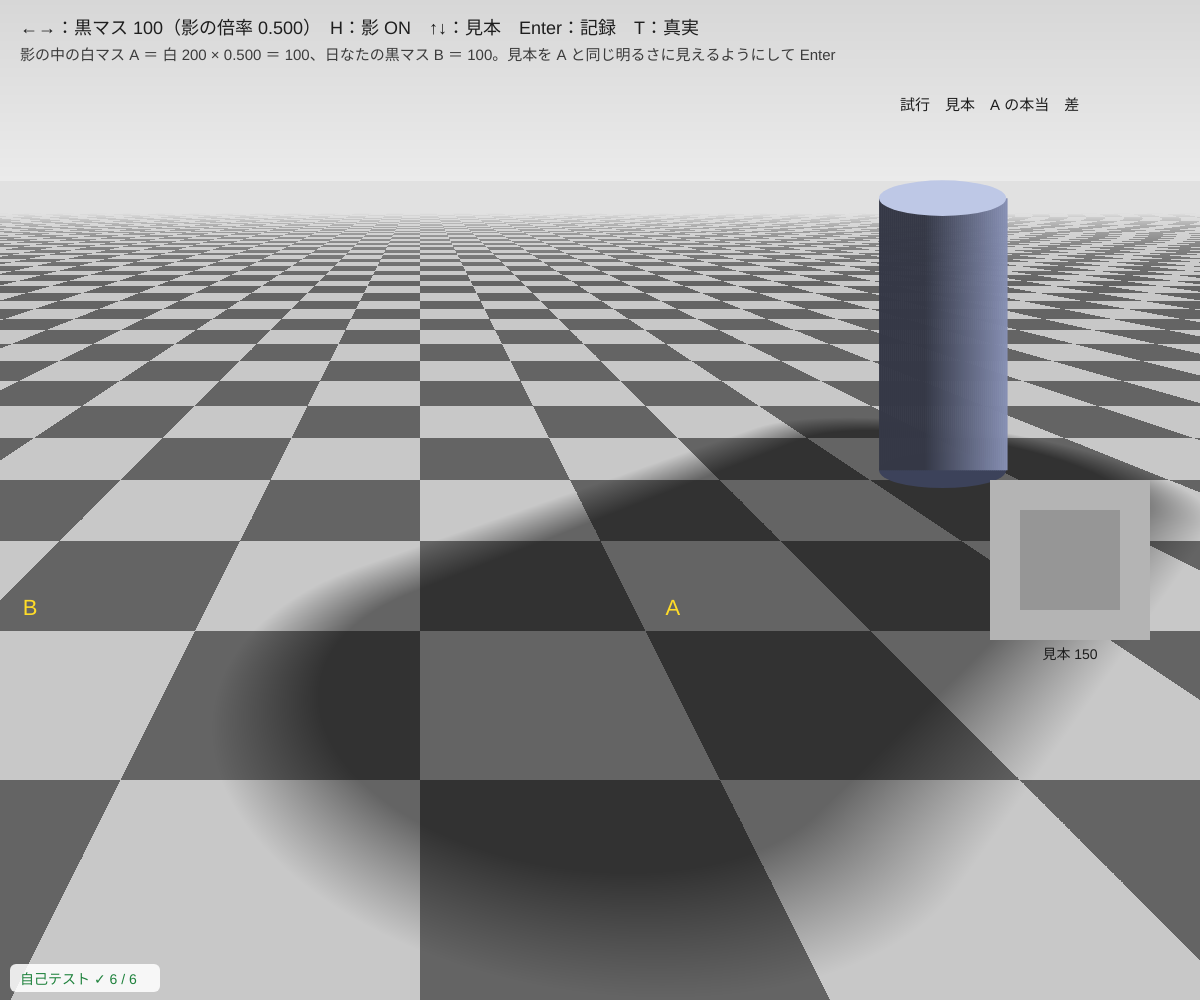
Frame 1 (no input)
Frame 60 (no input): identical to frame 1, image omitted
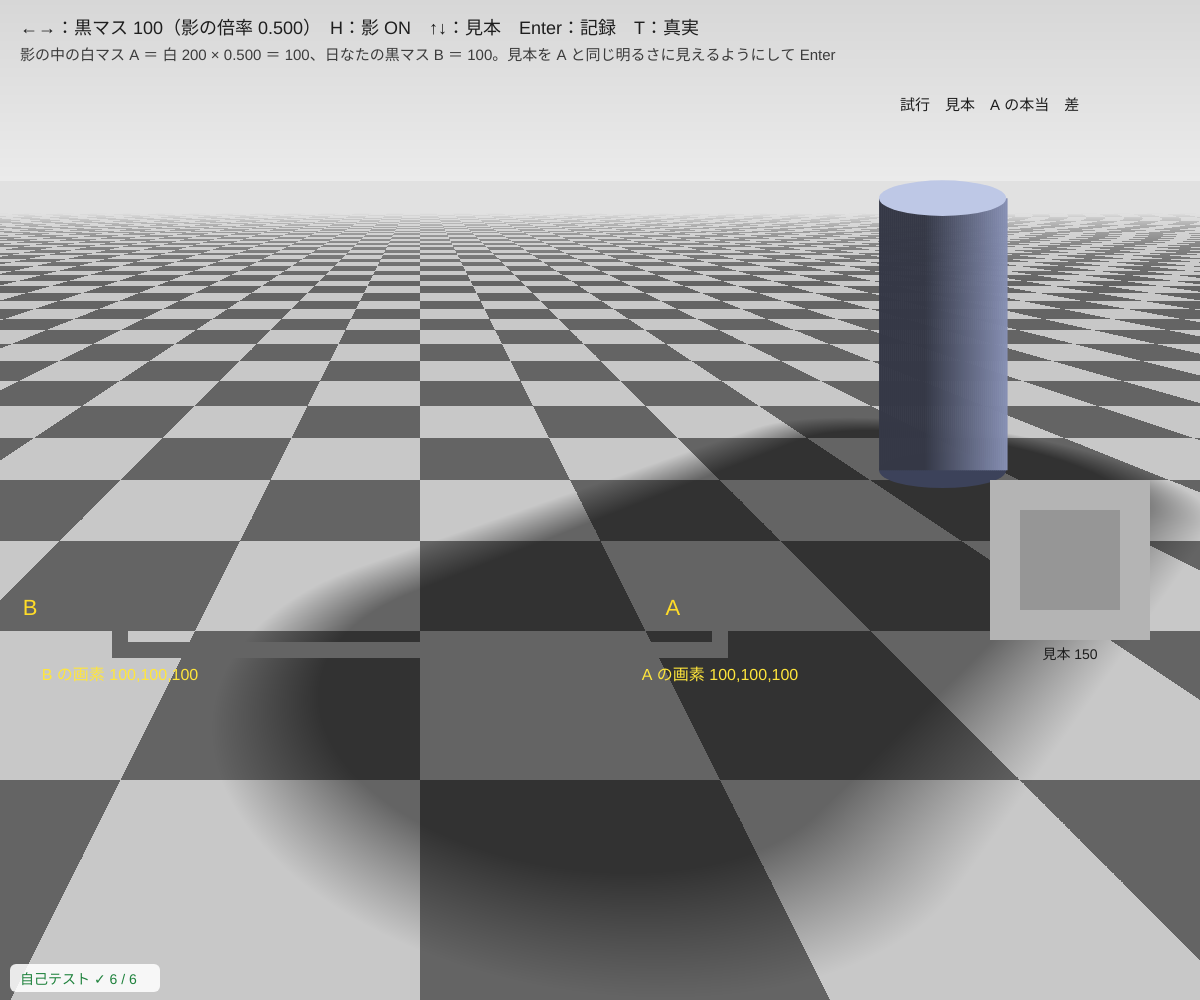
Frame 120 (the mouse pressed at the canvas centre since frame 60)

The p5.js sketch that drew these frames (run headless with seeded random() and noise() and a simulated clock; from frame 60 on, the mouse is pressed at the canvas centre):

// p5.js sketch
// ── sketch.js
// ============================================
// 05 影の中のチェッカー（明るさの恒常性）
// 床の白いマスに円柱の影がかかる。影の中の白いマス A と、日なたの黒いマス B は、画面の上ではまったく同じ灰色
// 影の濃さを「黒マス ÷ 白マス」から計算しているので、A と B は 1 の位までぴったり同じ（Adelson の原理を使ったオリジナルの図）
// ←→ = 黒マスの明るさ（影の濃さも自動で変わる） / H = 影を消す / ↑↓ = 右の見本の灰色 / Enter = 記録 / R = 消す
// T またはマウスを押している間 = 真実を見る（A と B を同じ灰色の帯でつなぐ）
// ============================================

let LIGHT = 200;             // ★ 白いマスの明るさ
let DARKV = 100;             // ★ 黒いマスの明るさ（←→）
let shadowK = 0.5;           // 影の中の明るさの倍率 = DARKV / LIGHT（自動で計算）
let T = 0.8;                 // ★ マスの大きさ m
const TA = [1, 4], TB = [-2, 4];             // 影の中の白マス A、日なたの黒マス B（マスの番号）
const CYL = [3.6, 6.2], SH_END = [0.6, 3.6]; // 円柱の位置と、影の先（マス単位）
let showShadow = true, truthKey = false, probe = 150, trials = [];
let pg;

function setup() {
  createCanvas(windowWidth, windowHeight);
  build();
  drawScene(false);
  selfTest();
}
function truthOn() { return truthKey || mouseIsPressed; }
function draw() { drawScene(truthOn()); }

// ---- カメラ：床の点 (X, 高さ Y, 距離 z) → 画面
function cam() { return { cx: Math.round(width * 0.35), vy: Math.round(height * 0.18), f: height * 0.9, hc: 1.6 }; }
function proj(X, Y, z) { let c = cam(); return [c.cx + (c.f * X) / z, c.vy + (c.f * (c.hc - Y)) / z]; }
function tileCenter(t) { return proj((t[0] + 0.5) * T, 0, (t[1] + 0.5) * T).map(Math.round); }

// 影の強さ s（0 = 日なた、1 = 影の中心）：円柱から影の先までの線分からの距離で決める
function shadowAt(u, v) {
  let vx = SH_END[0] - CYL[0], vy = SH_END[1] - CYL[1], L = vx * vx + vy * vy;
  let t = constrain(((u - CYL[0]) * vx + (v - CYL[1]) * vy) / L, 0, 1);
  let d = Math.hypot(u - CYL[0] - t * vx, v - CYL[1] - t * vy);
  return d < 1.0 ? 1 : d < 1.4 ? 1 - (d - 1.0) / 0.4 : 0;       // 本影（ぴったり 1）＋ ぼかし
}

// 床を 1 画素ずつ計算してバッファに描く（パラメータを変えたときだけ）
function build() {
  shadowK = DARKV / LIGHT;
  if (!pg || pg.width !== width || pg.height !== height) { if (pg) pg.remove(); pg = createGraphics(width, height); pg.pixelDensity(1); }
  pg.loadPixels();
  let c = cam();
  for (let y = 0; y < height; y++) for (let x = 0; x < width; x++) {
    let v8;
    if (y <= c.vy) v8 = 215 + Math.round((20 * y) / c.vy);           // 奥の壁
    else {
      let z = (c.f * c.hc) / (y - c.vy), X = ((x - c.cx) * z) / c.f, u = X / T, v = z / T;
      let base = (Math.floor(u) + Math.floor(v)) % 2 !== 0 ? LIGHT : DARKV;
      let s = showShadow ? shadowAt(u, v) : 0;
      v8 = Math.round(base * (1 - (1 - shadowK) * s));                 // 影 = 明るさに倍率をかける
      if (z > 14) v8 = Math.round(v8 + (225 - v8) * Math.min(1, (z - 14) / 30));   // 遠くはかすむ
    }
    let i = 4 * (y * width + x);
    pg.pixels[i] = pg.pixels[i + 1] = pg.pixels[i + 2] = v8; pg.pixels[i + 3] = 255;
  }
  pg.updatePixels();
}

function drawScene(truth) {
  image(pg, 0, 0, width, height);
  drawCylinder();
  let a = tileCenter(TA), b = tileCenter(TB);
  noStroke(); fill(255, 220, 40); textSize(22); textAlign(CENTER, CENTER);
  for (let [t, nm] of [[TA, 'A'], [TB, 'B']]) { let q = proj((t[0] + 0.18) * T, 0, (t[1] + 0.2) * T); text(nm, q[0], q[1]); }   // マスの左手前の隅に名前
  if (truth) {
    // A と B を、黒マスと同じ灰色 DARKV の帯でつなぐ
    let yb = Math.max(a[1], b[1]) + 70;
    fill(DARKV); rect(a[0] - 8, a[1], 16, yb - a[1]); rect(b[0] - 8, b[1], 16, yb - b[1]); rect(b[0] - 8, yb - 8, a[0] - b[0] + 16, 16);
    fill(255, 230, 60); textSize(16);
    text('A の画素 ' + pixAt(a).join(','), a[0], yb + 26); text('B の画素 ' + pixAt(b).join(','), b[0], yb + 26);
  }
  // 見本の灰色（調整法）
  let px = width - 190, py = Math.round(height * 0.5);
  fill(180); rect(px - 20, py - 20, 160, 160); fill(probe); rect(px + 10, py + 10, 100, 100);
  fill(30); textSize(14); text('見本 ' + probe, px + 60, py + 155);
  // 文字
  fill(30); textAlign(LEFT, BASELINE); textSize(18);
  text('←→：黒マス ' + DARKV + '（影の倍率 ' + shadowK.toFixed(3) + '）　H：影 ' + (showShadow ? 'ON' : 'OFF') + '　↑↓：見本　Enter：記録　T：真実', 20, 34);
  fill(60); textSize(15);
  text('影の中の白マス A ＝ 白 ' + LIGHT + ' × ' + shadowK.toFixed(3) + ' ＝ ' + Math.round(LIGHT * shadowK) + '、日なたの黒マス B ＝ ' + DARKV + '。見本を A と同じ明るさに見えるようにして Enter', 20, 60);
  let tx = width - 300, ty = 110;
  fill(30); textSize(15); text('試行　見本　A の本当　差', tx, ty);
  let last = trials.slice(-8); fill(60);
  last.forEach((t, i) => text((trials.length - last.length + i + 1) + '　　' + t.p + '　　' + t.real + '　　' + (t.p - t.real > 0 ? '+' : '') + (t.p - t.real), tx, ty + 22 * (i + 1)));
  if (trials.length) { fill(30); text('平均の差 ' + mean(trials.map((t) => t.p - t.real)).toFixed(1), tx, ty + 22 * 9 + 4); }
  fill(255, 220); rect(10, height - 36, 150, 28, 6);
  fill(selfTestResults.length && selfTestResults.every((r) => r.ok) ? color(30, 130, 60) : color(200, 40, 40)); textSize(14);
  text(selfTestLine(), 20, height - 16);
}
function pixAt(p) { let c = pg.get(p[0], p[1]); return [c[0], c[1], c[2]]; }

// 円柱（影を落とす物）。光は右奥から
function drawCylinder() {
  let z = CYL[1] * T, X = CYL[0] * T, b = proj(X, 0, z), t = proj(X, 1.5, z), r = (0.35 * cam().f) / z, ry = r * 0.28;
  noStroke();
  fill(60, 66, 90); ellipse(b[0], b[1], 2 * r, 2 * ry);              // 底（手前半分が見える）
  for (let k = -r; k < r; k += 2) { let g = 70 + 110 * Math.max(0, (k + r * 0.3) / (r * 1.3)); fill(g * 0.75, g * 0.8, g); rect(b[0] + k, t[1], 2.5, b[1] - t[1]); }
  fill(190, 200, 230); ellipse(t[0], t[1], 2 * r, 2 * ry);
}

function keyPressed() {
  if (key === RIGHT_ARROW) { DARKV = Math.min(LIGHT - 10, DARKV + 10); build(); }
  if (key === LEFT_ARROW) { DARKV = Math.max(20, DARKV - 10); build(); }
  if (key === 'h' || key === 'H') { showShadow = !showShadow; build(); }
  if (key === UP_ARROW) probe = Math.min(255, probe + 2);
  if (key === DOWN_ARROW) probe = Math.max(0, probe - 2);
  if (key === 't' || key === 'T') truthKey = !truthKey;
  if (key === 'r' || key === 'R') trials = [];
  if (key === ENTER) { trials.push({ p: probe, real: pixAt(tileCenter(TA))[0] }); probe = 150; }
}
function mean(a) { return a.length ? a.reduce((s, x) => s + x, 0) / a.length : 0; }
function windowResized() { resizeCanvas(windowWidth, windowHeight); build(); }

// ---------- やってみよう ----------
// 1. 見本を A に合わせて何回か記録。A の本当の値（= B）より明るく選んでしまう？
// 2. T で帯をつなぐと、A と B が同じ色に見える瞬間がある
// 3. H で影を消すと、A は白 200 に戻る。影の中の 200 × 倍率 が、B と同じ値になっていた
// 4. ←→ で黒マスを明るくすると影は薄くなる。いつでも A = B が保たれる（計算で決めているから）
// 5. shadowAt の 1.4（ぼかしの幅）を 3 にすると、影のふちがぼやけて錯視は強くなる？


// ==================================================
// ここから下は「錯視の道具」（中身は読まなくても OK。消さないでね）
// ==================================================
function readPix(x, y) {
  let d = pixelDensity(), i = 4 * (Math.round(y * d) * Math.round(width * d) + Math.round(x * d));
  return [pixels[i], pixels[i + 1], pixels[i + 2]];
}

// ---- 自己テスト：A と B の画素がぴったり同じか、影の倍率の計算、A が本影・B が日なたにあるか
let selfTestResults = [];
function selfTest() {
  let R = [], ok = (name, cond) => R.push({ name, ok: !!cond });
  let a = tileCenter(TA), b = tileCenter(TB);
  drawScene(false); loadPixels();
  let pa = readPix(a[0], a[1]), pb = readPix(b[0], b[1]);
  ok('画面の画素：A (' + pa.join(',') + ') = B (' + pb.join(',') + ')', pa.join() === pb.join());
  ok('影の倍率 = 黒 ÷ 白 = ' + DARKV + ' / ' + LIGHT + '、白 × 倍率 = 黒（ぴったり）', Math.round(LIGHT * shadowK) === DARKV && pa[0] === DARKV);
  let corners = (t) => [[t[0], t[1]], [t[0] + 1, t[1]], [t[0], t[1] + 1], [t[0] + 1, t[1] + 1]];
  ok('A の 4 つの角は全部「本影」（s = 1）、B の 4 つの角は全部日なた（s = 0）', corners(TA).every((q) => shadowAt(q[0], q[1]) === 1) && corners(TB).every((q) => shadowAt(q[0], q[1]) === 0));
  ok('A は白マス、B は黒マス', (TA[0] + TA[1]) % 2 !== 0 && (TB[0] + TB[1]) % 2 === 0);
  let keep = DARKV, all = true;
  for (let dv of [40, 70, 130, 170]) { DARKV = dv; build(); let p = pixAt(tileCenter(TA)), q = pixAt(tileCenter(TB)); all = all && p[0] === q[0] && p[0] === dv; }
  DARKV = keep; build();
  ok('黒マスを 40・70・130・170 にしても A = B（毎回バッファの画素で確認）', all);
  ok('マス A の中は一様（中心と角の近くが同じ値）', (() => { let q = proj((TA[0] + 0.15) * T, 0, (TA[1] + 0.15) * T); return pixAt(q.map(Math.round))[0] === pixAt(a)[0]; })());
  drawScene(false);
  selfTestResults = R;
  for (let r of R) (r.ok ? console.log : console.error)((r.ok ? '✓ ' : '✗ ') + r.name);
  return R.every((r) => r.ok);
}
function selfTestLine() { let n = selfTestResults.filter((r) => r.ok).length; return '自己テスト ' + (n === selfTestResults.length ? '✓ ' : '✗ ') + n + ' / ' + selfTestResults.length; }
